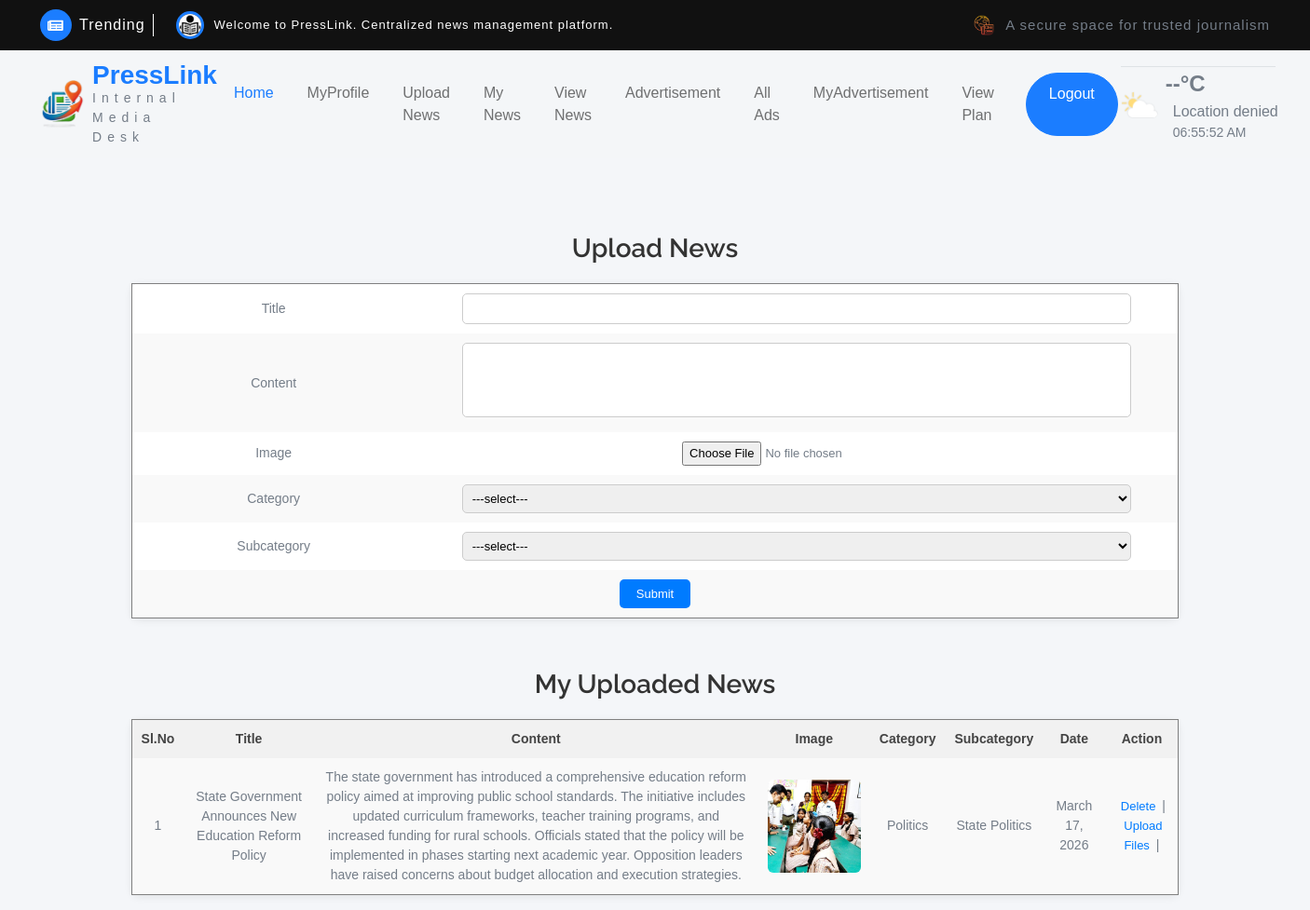
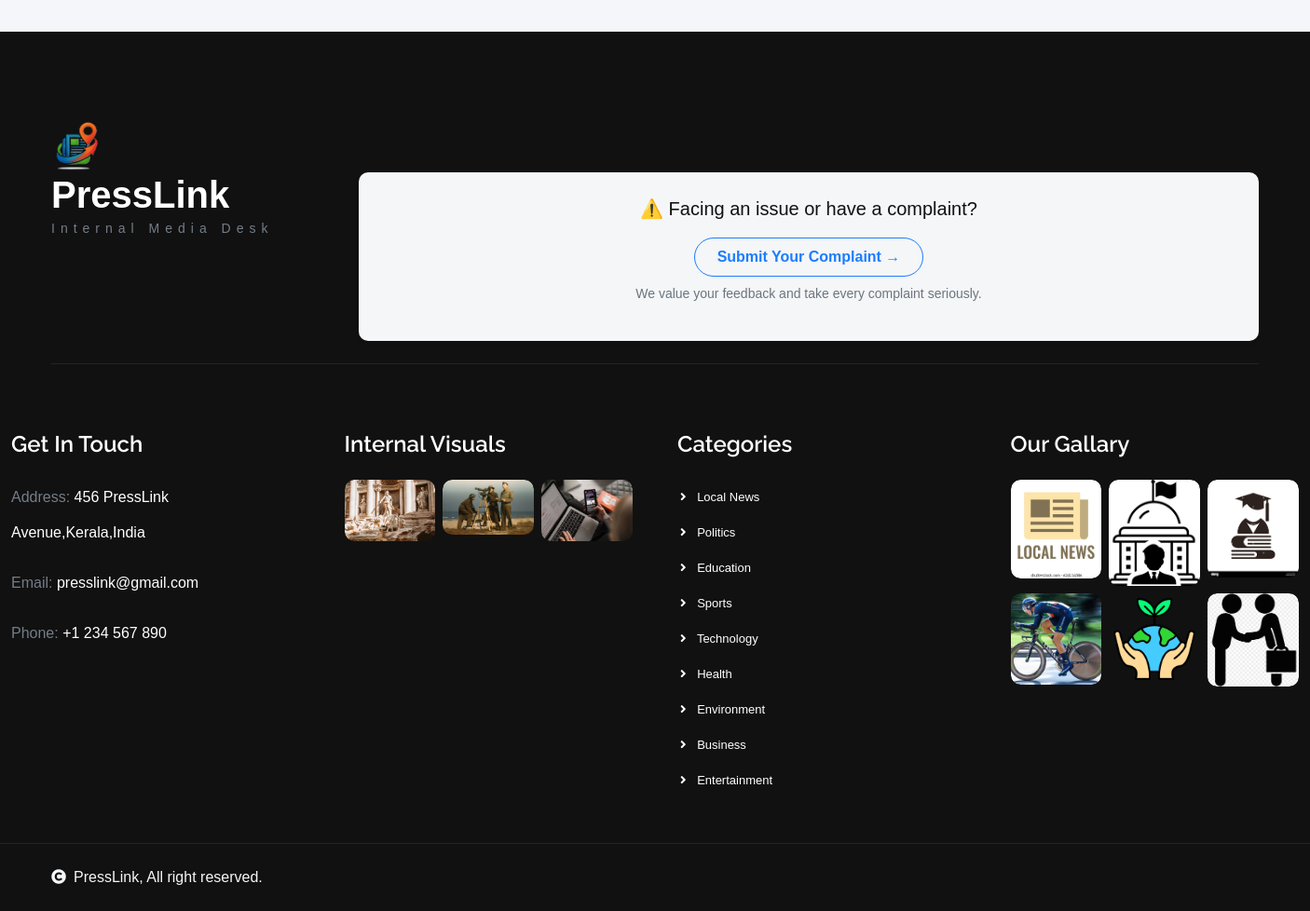
Screenshot of /User/UploadNews/ (signed in) with the database file from the repository (2 pictures, top to bottom).
### Reporter/models.py (models this page shows)
class tbl_news(models.Model):
    news_title=models.CharField(max_length=50)
    news_content=models.CharField(max_length=50)
    news_image=models.FileField(upload_to="Assets/news/")
    news_date=models.DateField(auto_now_add=True)
    news_status=models.IntegerField(default=0)
    subcategory=models.ForeignKey(tbl_subcategory,on_delete=models.CASCADE,null=True)
    user=models.ForeignKey(tbl_user,on_delete=models.CASCADE,null=True)
    reporter=models.ForeignKey(tbl_reporter,on_delete=models.CASCADE,null=True)
    verifier=models.ForeignKey(tbl_verifier,on_delete=models.CASCADE,null=True)
    editor=models.ForeignKey('Admin.tbl_editor', on_delete=models.SET_NULL, null=True, blank=True)
    breaking = models.IntegerField(default=0)
    news_amount = models.IntegerField(null=True, blank=True)

### Admin/models.py (models this page shows)
class tbl_subcategory(models.Model):
    subcategory_name=models.CharField(max_length=50)
    category=models.ForeignKey(tbl_category,on_delete=models.CASCADE)

class tbl_category(models.Model):
    category_name=models.CharField(max_length=50)

### User/views.py (the view, shortened to what this page needs)
# urls.py: path("UploadNews/", views.UploadNews, name="UploadNews"),
def UploadNews(request):
    if "uid" in request.session:
        category = tbl_category.objects.all()
        subcategory = tbl_subcategory.objects.all()
        user = tbl_user.objects.get(id=request.session["uid"])
        Newsdata = tbl_news.objects.filter(user=user)
        return render(request, 'User/UploadNews.html', {
            'category': category,
            'subcategory': subcategory,
            'Newsdata': Newsdata
        })
    else:
        return redirect("Guest:Login")

### User/Templates/User/UploadNews.html (shortened to what this page needs)
{% extends 'User/Header.html' %}
{% block content %}
<h3 align="center">Upload News</h3>
<form method="post" enctype="multipart/form-data">
    <table border="1" align="center">
        <tr>
            <td>Title</td>
            <td>
                <input type="text" name="txt_title" id="txt_title" required>
            </td>
        </tr>
        <tr>
            <td>Content</td>
            <td>
                <textarea name="txt_content" id="txt_content"></textarea>
            </td>
        </tr>
        <tr>
            <td>Image</td>
            <td>
                <input type="file" name="file_image" id="file_image" required>
            </td>
        </tr>
        <tr>
            <td>Category</td>
            <td>
                <select name="sel_category" id="sel_category" required>
                    <option value="">---select---</option>
                </select>
            </td>
        </tr>
        <tr>
            <td>Subcategory</td>
            <td>
                <select name="sel_subcategory" id="sel_subcategory" required>
                    <option value="">---select---</option>
                </select>
            </td>
        </tr>
        <tr>
            <td colspan="2" align="center">
                <input type="submit" value="Submit">
            </td>
        </tr>
    </table>
</form>
<br>
<h3 align="center">My Uploaded News</h3>
<table border="1" align="center">
    <tr>
        <th>Sl.No</th>
        <th>Title</th>
        <th>Content</th>
        <th>Image</th>
        <th>Category</th>
        <th>Subcategory</th>
        <th>Date</th>
        <th>Action</th>
    </tr>
    {% for i in Newsdata %}
    <tr>
        <td>{{ forloop.counter }}</td>
        <td>{{ i.news_title }}</td>
        <td>{{ i.news_content }}</td>
        <td>
            {% if i.news_image %}
            <img src="{{ i.news_image.url }}" width="100" height="100">
            {% else %}
            No Image
            {% endif %}
        </td>
        <td>{{ i.subcategory.category.category_name }}</td>
        <td>{{ i.subcategory.subcategory_name }}</td>
        <td>{{ i.news_date }}</td>
        <td>
            <a href="{% url 'User:delnews' i.id %}">Delete</a> |
            <a href="{% url 'User:UploadF' i.id %}">Upload Files</a> |
        </td>
    </tr>
    {% empty %}
    <tr>
        <td colspan="8" align="center">
            No News Uploaded
        </td>
    </tr>
    {% endfor %}
</table>
{% endblock %}

### User/Templates/User/UploadNews.html (style rules this page uses)
body { font-family: Arial, sans-serif; background: #f4f6f9; }
h3 { margin-top: 30px; color: #333; }
table { margin-top: 20px; background: #fff; border-collapse: collapse; width: 80%; box-shadow: 0 2px 8px rgba(0,0,0,0.08); border-radius: 8px; }
th, td { padding: 10px; font-size: 14px; text-align: center; }
th { background: #f1f1f1; font-weight: 600; color: #444; }
tr:nth-child(even) { background: #f9f9f9; }
input[type="text"], textarea, select { width: 90%; padding: 6px; font-size: 13px; border: 1px solid #ccc; border-radius: 5px; outline: none; }
textarea { height: 80px; resize: none; }
input[type="file"] { font-size: 13px; }
input[type="submit"] { padding: 6px 18px; font-size: 13px; border: none; border-radius: 5px; background: #007bff; color: white; cursor: pointer; }
img { border-radius: 6px; object-fit: cover; }
a { text-decoration: none; font-size: 13px; color: #007bff; margin: 0 3px; }

### rows the page displays
tbl_news: news_title "State Government Announces New Education Reform Policy", news_content "The state government has introduced a comprehensive education reform policy aimed at improving public school standards. The initiative includes updated curriculum frameworks, teacher training programs, and increased funding for rural schools. Officials stated that the policy will be implemented in phases starting next academic year. Opposition leaders have raised concerns about budget allocation and execution strategies.", news_image (picture), subcategory.category.category_name "Politics", subcategory.subcategory_name "State Politics", news_date "March 17, 2026"
